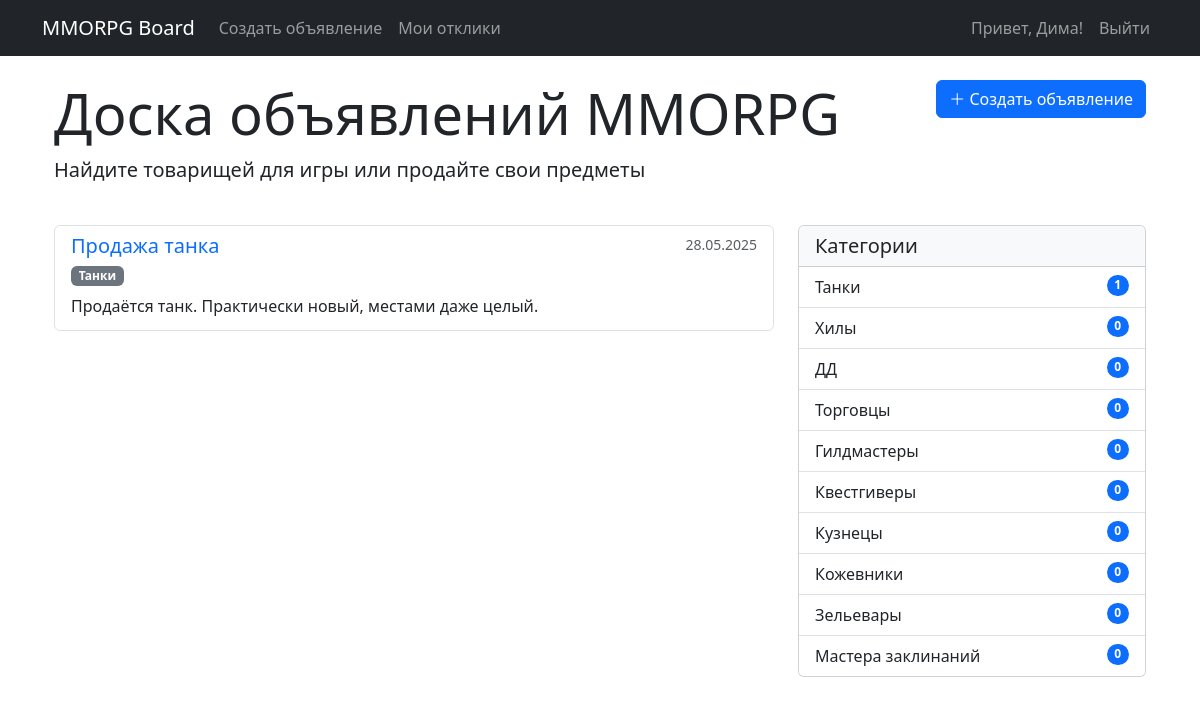
/ (signed in), run on an earlier commit of the app's database.
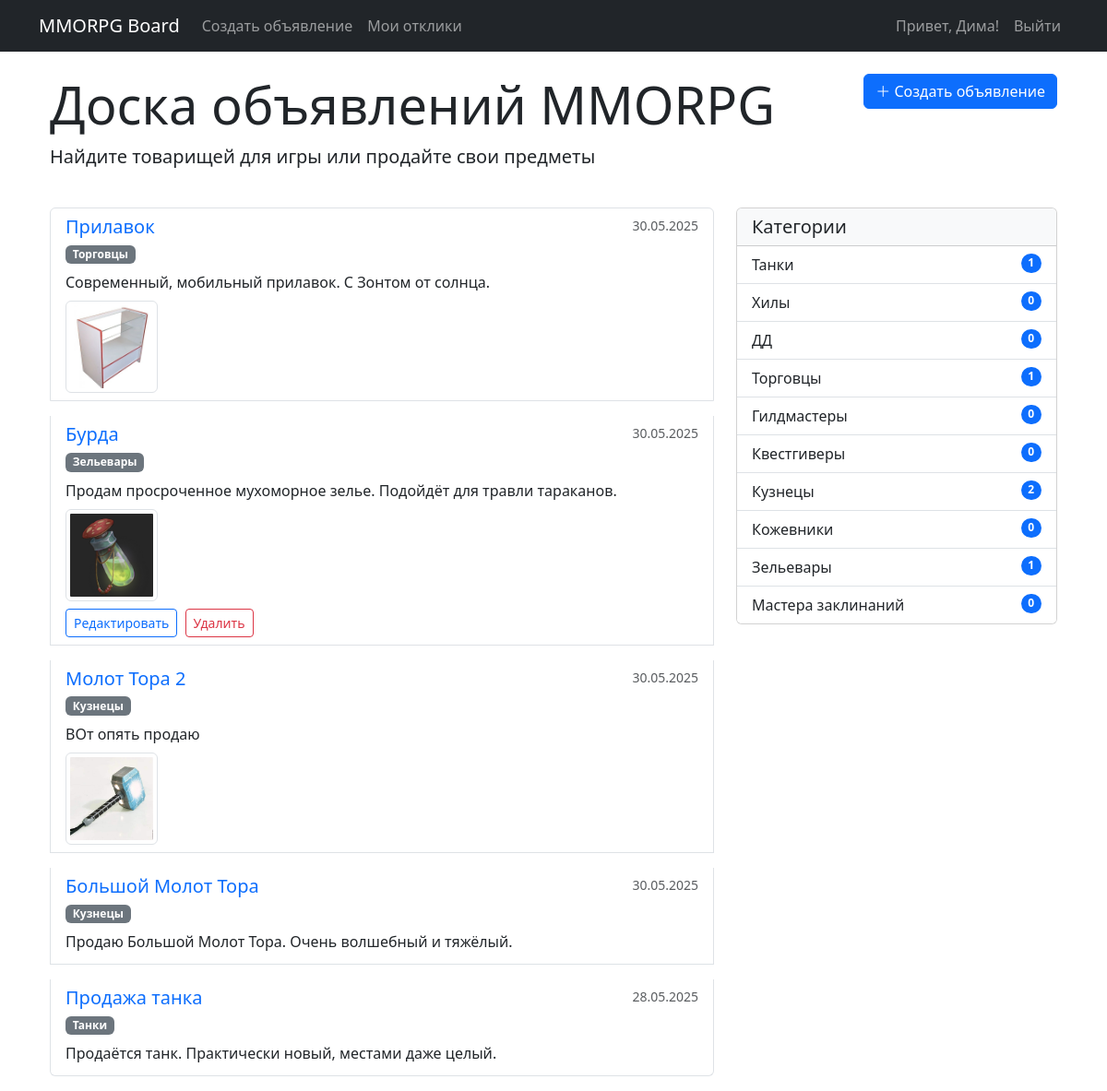
And on a later commit of the database.
### ads/models.py (models this page shows, shortened)
class Advertisement(models.Model):
    title = models.CharField(max_length=255, validators=[MinLengthValidator(5)])
    content = CKEditor5Field('Text', config_name='default')
    image = models.ImageField(upload_to='ads_images/', blank=True, null=True, verbose_name="Изображение")
    video = models.FileField(upload_to='ads_videos/', blank=True, null=True, verbose_name="Видео")
    author = models.ForeignKey(User, on_delete=models.CASCADE)
    category = models.ForeignKey(Category, on_delete=models.PROTECT)
    created_at = models.DateTimeField(auto_now_add=True)
    updated_at = models.DateTimeField(auto_now=True)

class Category(models.Model):
    CATEGORY_CHOICES = [
        ('Tanks', 'Танки'),
        ('Heals', 'Хилы'),
        ('DD', 'ДД'),
        ('Merchants', 'Торговцы'),
        ('Guildmasters', 'Гилдмастеры'),
        ('Questgivers', 'Квестгиверы'),
        ('Blacksmiths', 'Кузнецы'),
        ('Tanners', 'Кожевники'),
        ('Potionmakers', 'Зельевары'),
        ('Spellmasters', 'Мастера заклинаний'),
    ]
    name = models.CharField(max_length=20, choices=CATEGORY_CHOICES, unique=True)

### ads/views.py (the view)
# urls.py: path('', home, name='home'),
def home(request):
    categories = Category.objects.all()
    advertisements = Advertisement.objects.all().order_by('-created_at')
    return render(request, 'ads/home.html', {
        'categories': categories,
        'advertisements': advertisements,
    })

### templates/ads/home.html (shortened to what this page needs)
{% extends 'base.html' %}
{% block content %}
<div class="container">
    <div class="row mb-4">
        <div class="col">
            <h1 class="display-4">Доска объявлений MMORPG</h1>
            <p class="lead">Найдите товарищей для игры или продайте свои предметы</p>
        </div>
        <div class="col-auto">
            {% if user.is_authenticated %}
            <a href="{% url 'create_advertisement' %}" class="btn btn-primary">
                <i class="bi bi-plus-lg"></i> Создать объявление
            </a>
            {% endif %}
        </div>
    </div>
    <div class="row">
        <div class="col-lg-8">
            {% if advertisements %}
            <div class="list-group">
                {% for ad in advertisements %}
                <div class="list-group-item mb-3">
                    <div class="d-flex w-100 justify-content-between">
                        <h5 class="mb-1">
                            <a href="{% url 'advertisement_detail' ad.pk %}"
                               class="text-decoration-none">
                                {{ ad.title }}
                            </a>
                        </h5>
                        <small class="text-muted">{{ ad.created_at|date:"d.m.Y" }}</small>
                    </div>
                    <div class="mb-2">
                        <span class="badge bg-secondary">
                            {{ ad.category.get_name_display }}
                        </span>
                    </div>
                    <p class="mb-1">{{ ad.content|striptags|truncatechars:150 }}</p>
                    {% if ad.image and ad.image.url %}
                    <div class="mt-2">
                        <img src="{{ ad.image.url }}"
                             alt="{{ ad.title }}"
                             class="img-thumbnail"
                             style="max-height: 100px;"
                             onerror="this.style.display='none'">
                    </div>
                    {% endif %}
                    {% if user == ad.author %}
                    <div class="mt-2">
                        <a href="{% url 'edit_advertisement' ad.pk %}"
                           class="btn btn-sm btn-outline-primary">
                            Редактировать
                        </a>
                        <form action="{% url 'delete_advertisement' ad.pk %}"
                              method="post"
                              class="d-inline ms-1"
                              onsubmit="return confirm('Удалить это объявление?');">
                            <button type="submit" class="btn btn-sm btn-outline-danger">
                                Удалить
                            </button>
                        </form>
                    </div>
                    {% endif %}
                </div>
                {% endfor %}
            </div>
            {% else %}
            <div class="alert alert-info">
                Пока нет объявлений. Будьте первым!
            </div>
            {% endif %}
        </div>
        <div class="col-lg-4">
            <div class="card mb-4">
                <div class="card-header bg-light">
                    <h5 class="mb-0">Категории</h5>
                </div>
                <div class="list-group list-group-flush">
                    {% for category in categories %}
                    <a href="#" class="list-group-item list-group-item-action">
                        {{ category.get_name_display }}
                        <span class="badge bg-primary rounded-pill float-end">
                            {{ category.advertisement_set.count }}
                        </span>
                    </a>
                    {% endfor %}
                </div>
            </div>
        </div>
    </div>
</div>
{% endblock %}

What changed in the data, as far as the page shows it:
added Advertisement: title "Прилавок", created_at "30.05.2025", category.name "Торговцы", content "Современный, мобильный прилавок. С Зонтом от солнца.", image (picture)
added Advertisement: title "Бурда", created_at "30.05.2025", category.name "Зельевары", content "Продам просроченное мухоморное зелье. Подойдёт для травли тараканов.", image (picture), shows "Редактировать"
added Advertisement: title "Молот Тора 2", created_at "30.05.2025", category.name "Кузнецы", content "ВОт опять продаю", image (picture)
added Advertisement: title "Большой Молот Тора", created_at "30.05.2025", category.name "Кузнецы", content "Продаю Большой Молот Тора. Очень волшебный и тяжёлый."
computed for Category "Торговцы": advertisement_set.count "0" → "1"
computed for Category "Кузнецы": advertisement_set.count "0" → "2"
computed for Category "Зельевары": advertisement_set.count "0" → "1"
